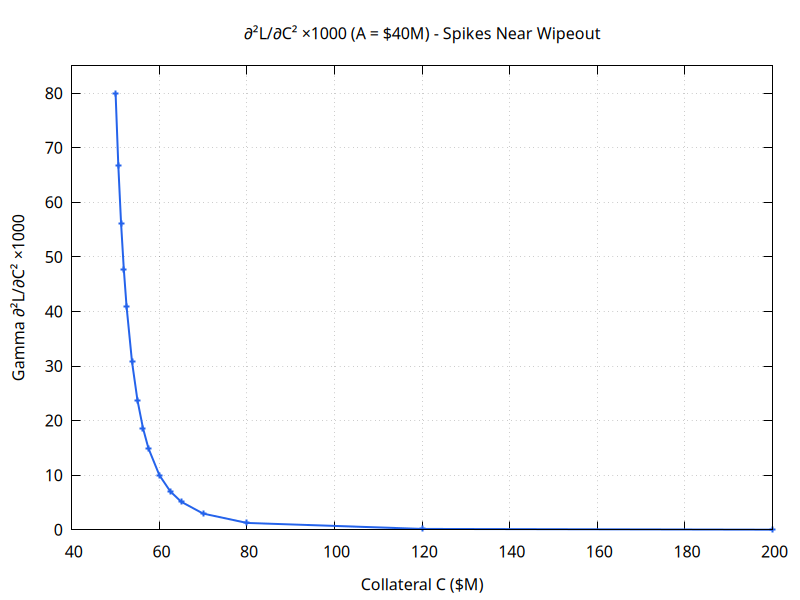

The script that saved this image:
set terminal pngcairo size 800,600 background "#ffffff"
set grid
set key bmargin
set style line 1 lc rgb "#2563eb" lw 2
set style line 2 lc rgb "#10b981" lw 2
set style line 3 lc rgb "#f59e0b" lw 2
set style line 4 lc rgb "#dc2626" lw 2
set style line 5 lc rgb "#8b5cf6" lw 2
set output "leverage-gamma.png"
set title "∂²L/∂C² ×1000 (A = $40M) - Spikes Near Wipeout"
set xlabel "Collateral C ($M)"
set ylabel "Gamma ∂²L/∂C² ×1000"
set yrange [0:85]

plot '-' using 1:2 with linespoints ls 1 notitle
50  80
50.625  66.6965
51.25  56.1866
51.875  47.7737
52.5  40.96
53.75  30.7739
55  23.7037
56.25  18.6436
57.5  14.9271
60  10
62.5  7.02332
65  5.12
70  2.96296
80  1.25
120  0.15625
200  0.0195312
e
